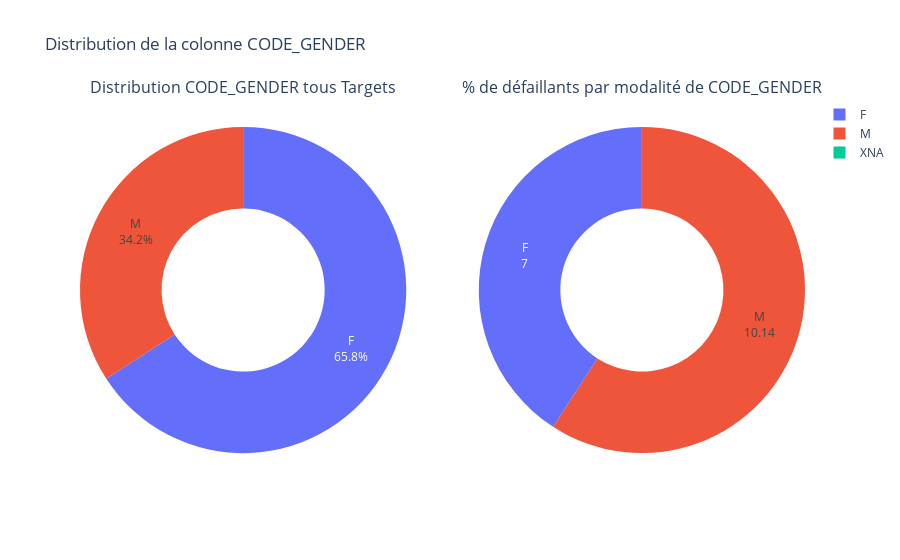

Notebook code for this chart:
### Markdown cell above
<b><u>Distribution de la feature catégorielle CODE_GENDER</u></b>

Cette colonne contient des informations sur le sexe du client/demandeur.<br>
Ici, <b>M</b> signifie <b>Homme</b> et <b>F</b> pour <b>Femme</b>.

### Code cell
# Voyons les modalités uniques de la feature 'CODE_GENDER'
print_unique_categories(application_train, 'CODE_GENDER', show_counts = True)

#plotting the Pie Plot for the Column
plot_categorical_variables_pie(application_train, 'CODE_GENDER', hole = 0.5)
print('-'*100)

### Figure 1 — Plotly figure (JSON) as saved in the notebook; plotly's stock layout.template omitted (floating-point values rounded to 4 significant figures)
{"data": [{"domain": {"x": [0, 0.45], "y": [0, 1]}, "hole": 0.5, "labels": ["F", "M", "XNA"], "textinfo": "label+percent", "textposition": "inside", "type": "pie", "values": [202448, 105059, 4]}, {"domain": {"x": [0.55, 1], "y": [0, 1]}, "hole": 0.5, "hoverinfo": "label+value", "labels": ["F", "M"], "textinfo": "label+value", "type": "pie", "values": [7, 10.14]}], "layout": {"annotations": [{"font": {"size": 16}, "showarrow": false, "text": "Distribution CODE_GENDER tous Targets", "x": 0.225, "xanchor": "center", "xref": "paper", "y": 1, "yanchor": "bottom", "yref": "paper"}, {"font": {"size": 16}, "showarrow": false, "text": "% de défaillants par modalité de CODE_GENDER", "x": 0.775, "xanchor": "center", "xref": "paper", "y": 1, "yanchor": "bottom", "yref": "paper"}], "autosize": true, "title": {"text": "Distribution de la colonne CODE_GENDER"}}}
